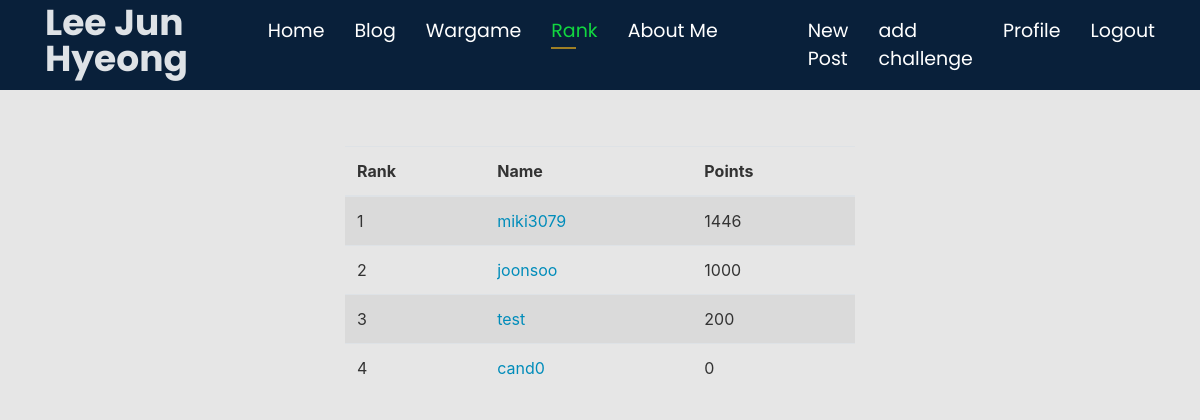
/wargame/rank/ (signed in), run on an earlier commit of the app's database.
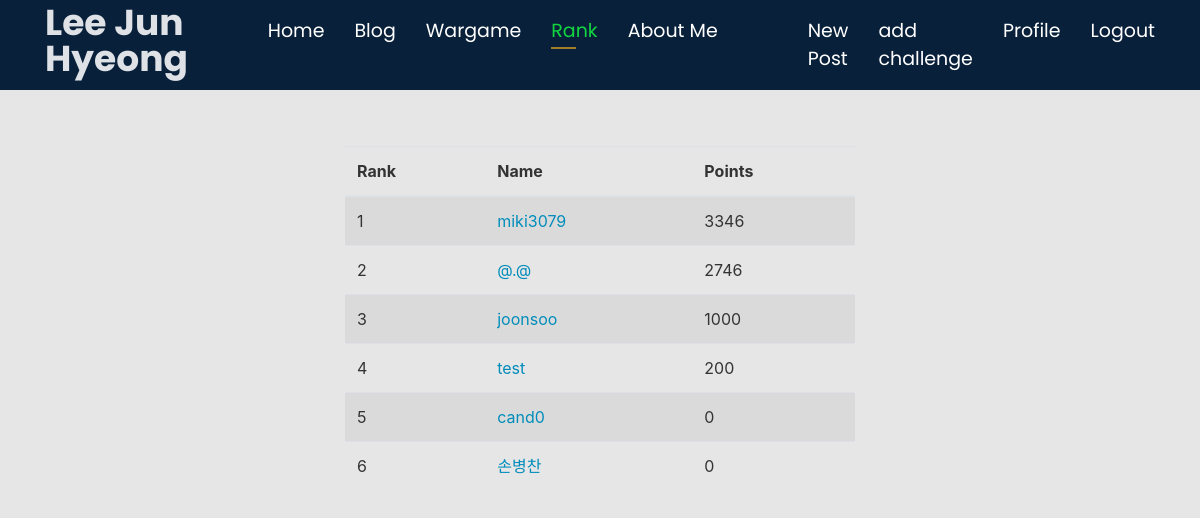
And on a later commit of the database.
### users/models.py (models this page shows, shortened)
class Profile(models.Model):
    user = models.OneToOneField(User, on_delete=models.CASCADE)
    image = models.ImageField(default='default.jpg', upload_to='profile_pics')
    points = models.IntegerField(default=0)

### challenges/views.py (the view)
# urls.py: path('rank/', views.rank, name="rank")
@login_required(login_url="/login/")
def rank(request) :
    current_user = request.user
    profile_list = Profile.objects.order_by("-points") & Profile.objects.filter(~Q(user=1)) & Profile.objects.filter(~Q(user=3))
    my_rank = Profile.objects.filter(user=current_user)
    return render(request, 'rank.html', {'profile_list':profile_list, 'my_rank':my_rank})

### challenges/templates/rank.html
{% extends "blog/base.html" %}
{% block content %}
<div class="container">
		<div id="score">
			<div class="table-responsive">
				<table class="table table-striped">
					<thead>
						<tr>
							<th>Rank</th>
							<th>Name</th>
							<th>Points</th>
						</tr>
					</thead>
					<tbody>
						{% for t in profile_list %}
						<tr>
							<td>
								{{ forloop.counter }}
							</td>
							<td>
								<a href="{{ t.user }}" style="color: #008cba;">{{ t.user }}</a>
							</td>
							<td>
								{{ t.points }}
							</td>
						</tr>
						{% endfor %}
					</tbody>
				</table>
			</div>
		</div>
	</div>
{% endblock %}

What changed in the data, as far as the page shows it:
changed Profile "miki3079": points "1446" → "3346"
added Profile: user "@.@", points "2746"
added Profile: user "손병찬", points "0"
